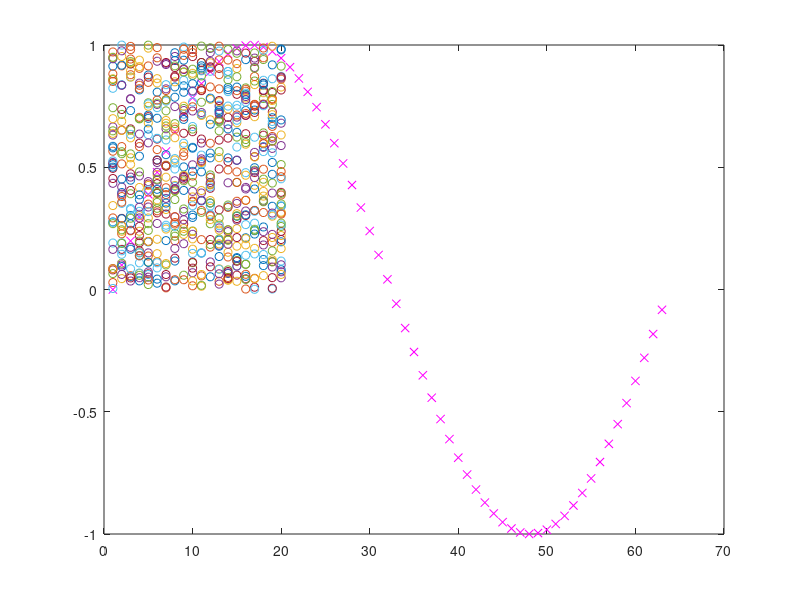

This figure's MATLAB source:
# row vector
a = 1:10;
a

# function on all elements (a is vector)
b = sqrt(a);
b

# 10 elements of value: 8-10
b = linspace(8,10, 10)

# vector summary
a+b

# plot a function y, x is 1:100 by def
plot(sqrt(1:100), '*')

# plot a green dashed line
plot(tan(0:0.2:2*pi), 'g--.o')

# plot magenta with no line ( o only )
plot(sin(0:0.1:2*pi), 'mx')

# 5*5 matrix with { 0 < value < 1 }
r=rand(5)

# transpose
a=1:10
a * a'

# random plot
hold on; # send plot output to same window (graph on graph)
r=rand(20); plot(r, '.o')
r=rand(20); plot(r, '.o')

# define function in ribua.m
function [y, len] = ribua (x)
  y = x .* x
  len = length(x)
endfunction

# accept multiple return values
[y,l] = ribua(6:8)

